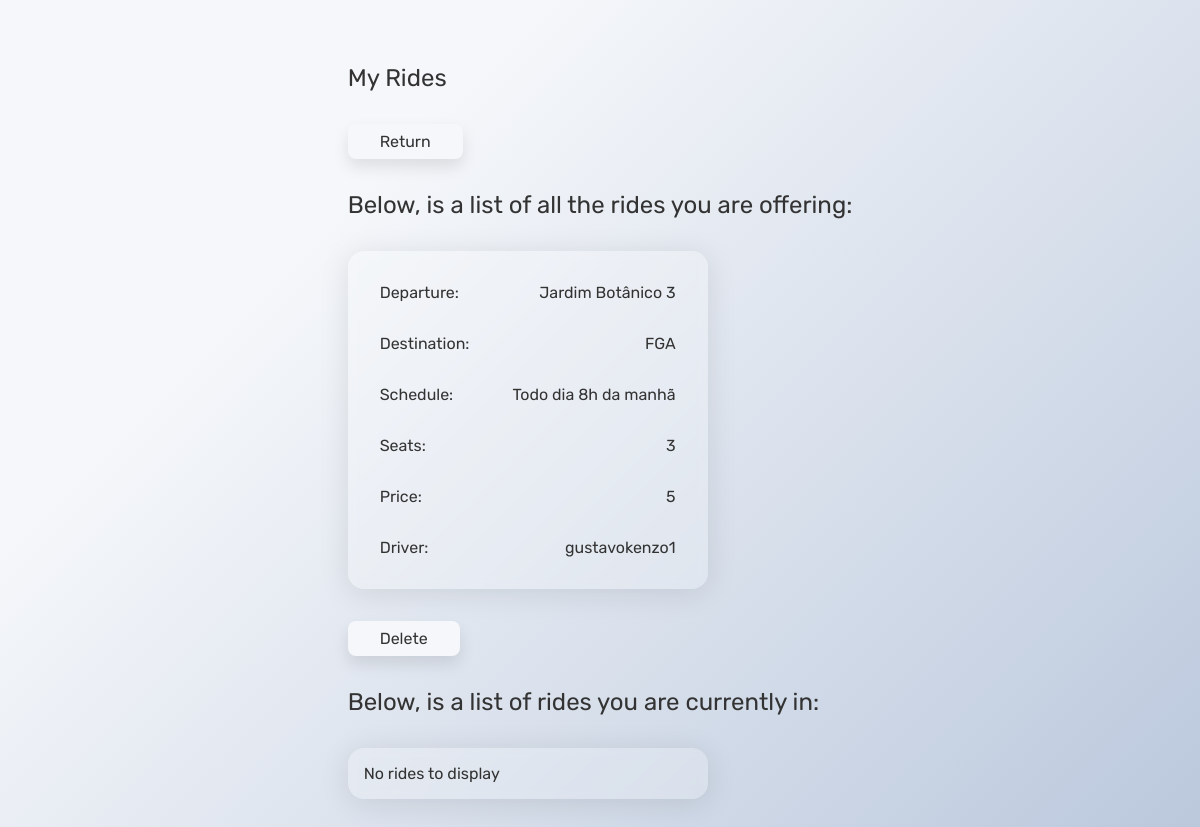
/rides/personal (signed in), run on the app's committed database.
### ride/models.py (models this page shows, shortened)
class Ride(models.Model):
    departure = models.CharField(max_length=100)
    destination = models.CharField(max_length=100)
    schedule = models.CharField(max_length=100)
    seats = models.IntegerField()
    price = models.IntegerField(default=0)
    driver = models.ForeignKey(User, on_delete=models.CASCADE)
    interested = models.ManyToManyField(User, related_name='interested')
    passengers = models.ManyToManyField(User, related_name='passengers')
    created_at = models.DateTimeField(auto_now_add=True)

class User(AbstractUser):
    pass

### ride/views.py (the view, shortened to what this page needs)
# urls.py: path("rides/personal", views.personal_rides, name="personal_rides"),
def personal_rides(request):
    if not request.user.is_authenticated:
        return HttpResponseRedirect('/')
    rides = Ride.objects.filter(driver=request.user)
    rides_list = []
    for ride in rides:
        rides_list.append({
            "id": ride.id,
            "departure": ride.departure,
            "destination": ride.destination,
            "schedule": ride.schedule,
            "seats": ride.seats,
            "price": ride.price,
            "driver": ride.driver.username,
            "passengers": [passenger.username for passenger in ride.passengers.all()]
        })
    accepted = Ride.objects.filter(passengers=request.user)
    accepted_list = []
    return render(request, 'ride/personal_rides.html', {
        "rides": rides_list,
        "accepted": accepted_list
    })

### ride/templates/ride/personal_rides.html
{% extends "ride/layout.html" %}
{% block body %}
<div class="container">
  <div class="rides">
    <h2>My Rides</h2>
    <a href="/rides">
      <button style="margin-bottom: 2rem;">Return</button>
    </a>
    <div>
      <h2>Below, is a list of all the rides you are offering:</h2>
      <ul>
        {% if rides %}
          {% for ride in rides %}
            <li
              onclick="window.location.href='/ride/{{ride.id}}'"
            >
              <div class="item">
                <div>Departure:</div>
                {{ride.departure}}
              </div>
              <div class="item">
                <div>Destination:</div>
                {{ride.destination}}
              </div>
              <div class="item">
                <div>Schedule:</div>
                {{ride.schedule}}
              </div>
              <div class="item">
                <div>Seats:</div>
                {{ride.seats}}
              </div>
              <div class="item">
                <div>Price:</div>
                {{ride.price}}
              </div>
              <div class="item">
                <div>Driver:</div>
                {{ride.driver}}
              </div>
            </li>
            <button style="margin-bottom: 2rem;" onclick="window.location.href='/ride/delete/{{ride.id}}'">
              Delete
            </button>
          {% endfor %}
        {% else %}
          <li>No rides to display</li>
        {% endif %}
      </ul>
    </div>
    <div>
      <h2>Below, is a list of rides you are currently in:</h2>
      <ul>
        {% if accepted %}
          {% for ride in accepted %}
            <li
              onclick="window.location.href='/ride/{{ride.id}}'"
            >
              <div class="item">
                <div>Departure:</div>
                {{ride.departure}}
              </div>
              <div class="item">
                <div>Destination:</div>
                {{ride.destination}}
              </div>
              <div class="item">
                <div>Schedule:</div>
                {{ride.schedule}}
              </div>
              <div class="item">
                <div>Seats:</div>
                {{ride.seats}}
              </div>
              <div class="item">
                <div>Price:</div>
                {{ride.price}}
              </div>
              <div class="item">
                <div>Driver:</div>
                {{ride.driver}}
              </div>
            </li>
            <button style="margin-bottom: 2rem;" onclick="window.location.href='/ride/{{ride.id}}'">
              Details
            </button>
          {% endfor %}
        {% else %}
          <li>No rides to display</li>
        {% endif %}
      </ul>
    </div>
  </div>
</div>
{% endblock %}

### ride/static/ride/styles.css (style rules this page uses)
* { margin: 0; padding: 0; box-sizing: border-box; font-family: "Rubik", sans-serif; font-weight: 400; color: #333; }
.container { display: flex; flex-direction: column; align-items: center; justify-content: center; min-height: 100vh; background-color: #b8c6db; background-image: linear-gradient(315deg, #b8c6db 0%, #f5f7fa 74%); }
button { border: none; border-radius: 0.5rem; padding: 0.5rem 2rem; font-size: 1rem; cursor: pointer; transition: all 0.2s ease-in-out; box-shadow: 0 0.5rem 1rem rgba(0, 0, 0, 0.1); background-color: #f5f7fa; }
.rides { margin: 4rem 2rem; }
.rides h2 { font-size: 1.5rem; margin-bottom: 2rem; }
ul { list-style: none; width: 30vw; }
li { margin-bottom: 2rem; background: rgba(255, 255, 255, 0.2); border-radius: 16px; box-shadow: 0 4px 30px rgba(0, 0, 0, 0.1); backdrop-filter: blur(5px); -webkit-backdrop-filter: blur(5px); padding: 1rem; transition: 0.3s; cursor: pointer; }
.item { padding: 1rem; display: flex; flex-direction: row; align-items: center; justify-content: space-between; gap: 20px; }

### data on the page
Ride: departure "Jardim Botânico 3", destination "FGA", schedule "Todo dia 8h da manhã"
User: driver "gustavokenzo1"

### other printed values
{{ ride.seats }} "3"
{{ ride.price }} "5"
